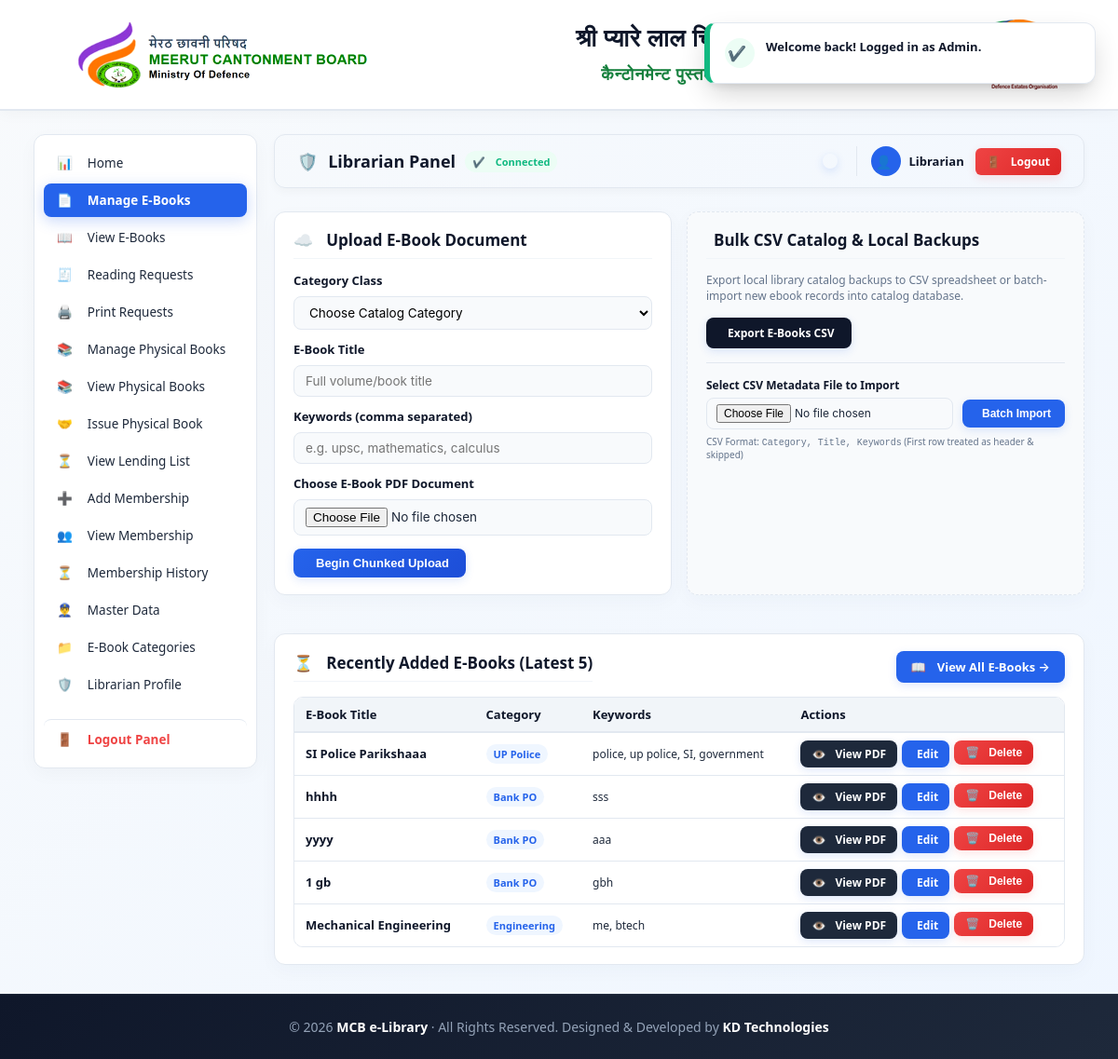
The app's page /index.php?action=admin&tab=ebooks (signed in) with its own data.
### tables this page shows
CREATE TABLE `ebooks` (
  `id` int(11) NOT NULL,
  `category_id` int(11) NOT NULL,
  `title` varchar(255) NOT NULL,
  `keywords` varchar(500) DEFAULT NULL,
  `pdf_file` varchar(255) NOT NULL,
  `created_at` timestamp NULL DEFAULT current_timestamp()
);

CREATE TABLE `categories` (
  `id` int(11) NOT NULL,
  `name` varchar(100) NOT NULL,
  `created_at` timestamp NULL DEFAULT current_timestamp()
);

### config.php (called while the page is built, shortened)
<?php
function e($v){ return htmlspecialchars((string)$v, ENT_QUOTES, 'UTF-8'); }
?>

### app/views/admin/ebooks.php (the view, shortened to what this page needs)
<?php
$editBook = null;
$latest_ebooks_result = $db->query("SELECT e.*, c.name category FROM ebooks e JOIN categories c ON c.id = e.category_id ORDER BY e.id DESC LIMIT 5");
?>
<div class="grid">
    <?php if ($editBook): ?>
        <div class="card">
            <h3><i class="fa-solid fa-user-pen"></i> Edit E-Book Document — <?= e($editBook['title']) ?></h3>
            <form id="ebFormEdit" onsubmit="handleChunkedSubmit(event, true)">
                <?= csrf_input() ?>
                <input type="hidden" name="id" value="<?= $editBook['id'] ?>">
                <label for="eb_category">Category Class</label>
                <select id="eb_category" name="category_id" required>
                    <option value="">Choose Catalog Category</option>
                    <?php
                    $x = $db->query('SELECT * FROM categories ORDER BY name');
                    while($r = $x->fetch_assoc()) {
                        $selected = $r['id'] == $editBook['category_id'] ? 'selected' : '';
                        echo '<option value="' . $r['id'] . '" ' . $selected . '>' . e($r['name']) . '</option>';
                    }
                    ?>
                </select>
                <label for="eb_title">E-Book Title</label>
                <input id="eb_title" name="title" value="<?= e($editBook['title']) ?>" placeholder="Full volume/book title" required>
                <label for="eb_keywords">Keywords (comma separated)</label>
                <input id="eb_keywords" name="keywords" value="<?= e($editBook['keywords']) ?>" placeholder="e.g. upsc, mathematics, calculus">
                <label for="eb_pdf">Replace E-Book PDF Document (leave blank to keep current PDF)</label>
                <input id="eb_pdf" type="file" name="pdf" accept="application/pdf">
                <button class="btn" type="submit"><i class="fa-solid fa-circle-check"></i> Save / Update E-Book</button>
                <a href="?action=admin&tab=ebooks" class="btn" style="background:var(--navy-light); margin-left: 10px;"><i class="fa-solid fa-arrow-left"></i> Cancel Edit</a>
            </form>
        </div>
    <?php else: ?>
        <div class="card">
            <h3><i class="fa-solid fa-cloud-arrow-up"></i> Upload E-Book Document</h3>
            <form id="ebFormAdd" onsubmit="handleChunkedSubmit(event, false)">
                <label for="eb_category">Category Class</label>
                <select id="eb_category" name="category_id" required>
                    <option value="">Choose Catalog Category</option>
                </select>
                <label for="eb_title">E-Book Title</label>
                <input id="eb_title" name="title" placeholder="Full volume/book title" required>
                <label for="eb_keywords">Keywords (comma separated)</label>
                <input id="eb_keywords" name="keywords" placeholder="e.g. upsc, mathematics, calculus">
                <label for="eb_pdf">Choose E-Book PDF Document</label>
                <input id="eb_pdf" type="file" name="pdf" accept="application/pdf" required>
                <button class="btn" type="submit"><i class="fa-solid fa-circle-arrow-up"></i> Begin Chunked Upload</button>
            </form>
        </div>
        <div class="card" style="border: 1px dashed var(--border-color); background: var(--bg-slate);">
            <h3 style="margin-top:0; color:var(--navy-dark);"><i class="fa-solid fa-file-csv" style="color: #10b981;"></i> Bulk CSV Catalog & Local Backups</h3>
            <p style="font-size:12px; color:var(--text-muted); margin-bottom:15px;">Export local library catalog backups to CSV spreadsheet or batch-import new ebook records into catalog database.</p>
            <div style="display:flex; gap:10px; margin-bottom:15px; flex-wrap:wrap;">
                <a href="?action=export_ebooks_csv" class="btn" style="background:var(--navy-dark); font-size:12px; display:inline-flex; align-items:center; gap:5px;"><i class="fa-solid fa-download"></i> Export E-Books CSV</a>
            </div>
            <form method="post" action="?action=import_books_csv" enctype="multipart/form-data" style="border-top:1px solid var(--border-color); padding-top:15px; margin:0;">
                <label for="import_csv" style="font-size:12px; font-weight:700;">Select CSV Metadata File to Import</label>
                <div style="display:flex; gap:10px; align-items:center; margin-top:5px;">
                    <input type="file" id="import_csv" name="csv_file" accept=".csv, .txt, text/csv, text/plain" required style="margin:0; font-size:12px; padding:6px 10px; flex:1;">
                    <button class="btn" type="submit" style="font-size:12px; padding:8px 15px; background:var(--primary);"><i class="fa-solid fa-file-import"></i> Batch Import</button>
                </div>
                <p style="font-size:10px; color:var(--text-muted); margin: 6px 0 0 0;"><i class="fa-solid fa-circle-info"></i> CSV Format: <code>Category, Title, Keywords</code> (First row treated as header & skipped)</p>
            </form>
        </div>
    <?php endif; ?>
</div>
<div class="card" style="margin-top: 25px;">
    <div style="display:flex; justify-content:space-between; align-items:center; flex-wrap:wrap; gap:15px; margin-bottom:15px;">
        <h3 style="margin:0;"><i class="fa-solid fa-clock-rotate-left"></i> Recently Added E-Books (Latest 5)</h3>
        <a href="?action=admin&tab=view_ebooks" class="btn" style="padding:8px 16px; background:var(--primary); font-size:13px; display:inline-flex; align-items:center; gap:6px;"><i class="fa-solid fa-book-open"></i> View All E-Books &rarr;</a>
    </div>
    <div class="table-responsive">
        <table id="ebooksTable">
            <thead>
                <tr>
                    <th>E-Book Title</th>
                    <th>Category</th>
                    <th>Keywords</th>
                    <th>Actions</th>
                </tr>
            </thead>
            <tbody>
                <?php if ($latest_ebooks_result->num_rows === 0): ?>
                    <tr>
                        <td colspan="4" style="text-align:center; padding:30px; color:var(--text-muted);">
                            <i class="fa-solid fa-triangle-exclamation" style="font-size:24px; margin-bottom:10px; display:block;"></i>
                            No e-books uploaded yet.
                        </td>
                    </tr>
                <?php else: ?>
                    <?php while($r = $latest_ebooks_result->fetch_assoc()): ?>
                        <tr>
                            <td style="font-weight:600; color:var(--navy-dark);"><?= e($r['title']) ?></td>
                            <td><span class="badge badge-blue" style="font-size:11px; padding:3px 8px; font-weight:600;"><?= e($r['category']) ?></span></td>
                            <td style="font-size:12px; color:var(--text-secondary);"><?= e($r['keywords'] ?: '—') ?></td>
                            <td>
                                <div style="display:flex; gap:5px;">
                                    <a class="btn" style="background:var(--navy-light); padding:6px 12px; font-size:12px; display:inline-flex; align-items:center; gap:4px;" href="?action=view_pdf_content&id=<?= $r['id'] ?>" target="_blank"><i class="fa-solid fa-eye"></i> View PDF</a>
                                    <a class="btn" style="background:var(--primary); padding:6px 12px; font-size:12px; display:inline-flex; align-items:center; gap:4px;" href="?action=admin&tab=ebooks&edit=<?= $r['id'] ?>"><i class="fa-solid fa-pen-to-square"></i> Edit</a>
                                    <form method="post" action="?action=delete_ebook" class="delete-form" style="display:inline; margin:0;">
                                        <button class="danger btn btn-danger" type="submit" style="padding:6px 12px; font-size:12px; display:inline-flex; align-items:center; gap:4px;"><i class="fa-solid fa-trash-can"></i> Delete</button>
                                    </form>
                                </div>
                            </td>
                        </tr>
                    <?php endwhile; ?>
                <?php endif; ?>
            </tbody>
        </table>
    </div>
</div>

### app/views/layout/header.php (style rules this page uses)
:root { --primary: #2563eb; --primary-hover: #1d4ed8; --bg-slate: #f8fafc; --bg-card: #ffffff; --navy-dark: #0f172a; --navy-light: #1e293b; --text-dark: #1e293b; --text-muted: #64748b; --border-color: #e2e8f0; --accent-green: #10b981; --accent-red: #ef4444; --accent-orange: #f59e0b; }
* { box-sizing: border-box; transition: all 0.2s ease-in-out; }
body { margin: 0; font-family: system-ui, -apple-system, "Segoe UI", Roboto, Helvetica, Arial, sans-serif; background: linear-gradient(135deg, #f8fafc, #eff6ff); color: var(--text-dark); min-height: 100vh; display: flex; flex-direction: column; }
h1, h2, h3, h4, strong { font-family: system-ui, -apple-system, "Segoe UI", Roboto, Helvetica, Arial, sans-serif; color: var(--navy-dark); }
.card { background: var(--bg-card); padding: 18px 20px; border-radius: 12px; border: 1px solid var(--border-color); box-shadow: 0 6px 20px rgba(22, 52, 91, 0.03); margin-bottom: 16px; position: relative; overflow: hidden; }
.card::before { content: ''; position: absolute; top: 0; left: 0; width: 100%; height: 4px; background: linear-gradient(90deg, var(--primary), #60a5fa); opacity: 0; }
.card h3 { margin-top: 0; font-size: 17px; font-weight: 600; border-bottom: 1px solid #f1f5f9; padding-bottom: 8px; margin-bottom: 14px; display: flex; align-items: center; gap: 8px; }
.grid { display: grid; grid-template-columns: repeat(auto-fit, minmax(300px, 1fr)); gap: 16px; }
label { display: block; margin-bottom: 4px; font-weight: 600; font-size: 13px; color: var(--navy-dark); }
input, select, textarea { width: 100%; padding: 8px 12px; margin: 4px 0 12px 0; border: 1px solid var(--border-color); border-radius: 8px; background-color: #f8fafc; font-family: 'Inter', sans-serif; font-size: 13.5px; }
button, .btn { background: linear-gradient(135deg, var(--primary), var(--primary-hover)); color: white; border: 0; padding: 8px 18px; border-radius: 8px; font-weight: 600; cursor: pointer; text-decoration: none; display: inline-flex; align-items: center; justify-content: center; gap: 6px; font-size: 13px; box-shadow: 0 3px 10px rgba(37, 99, 235, 0.15); }
.btn-danger, .btn.danger { background: linear-gradient(135deg, #ef4444, #dc2626); box-shadow: 0 3px 10px rgba(239, 68, 68, 0.15); }
.table-responsive { overflow-x: auto; border-radius: 10px; border: 1px solid var(--border-color); margin-top: 10px; }
table { width: 100%; border-collapse: collapse; font-size: 13px; background: #ffffff; }
th { background: #f1f5f9; color: var(--navy-dark); font-weight: 600; padding: 9px 12px; text-align: left; border-bottom: 2px solid var(--border-color); }
td { padding: 8px 12px; border-bottom: 1px solid var(--border-color); color: var(--text-dark); }
tr:last-child td { border-bottom: none; }
.badge { display: inline-flex; align-items: center; padding: 5px 12px; border-radius: 30px; font-size: 12px; font-weight: 600; gap: 5px; }
.badge-blue { background: #eff6ff; color: var(--primary); }

### records on screen
ebooks: title "SI Police Parikshaaa", category.name "UP Police", keywords "police, up police, SI, government"
ebooks: title "hhhh", category.name "Bank PO", keywords "sss"
ebooks: title "yyyy", category.name "Bank PO", keywords "aaa"
ebooks: title "1 gb", category.name "Bank PO", keywords "gbh"
ebooks: title "Mechanical Engineering", category.name "Engineering", keywords "me, btech"

### other values on screen
$_SESSION['admin_user'] "Librarian"
